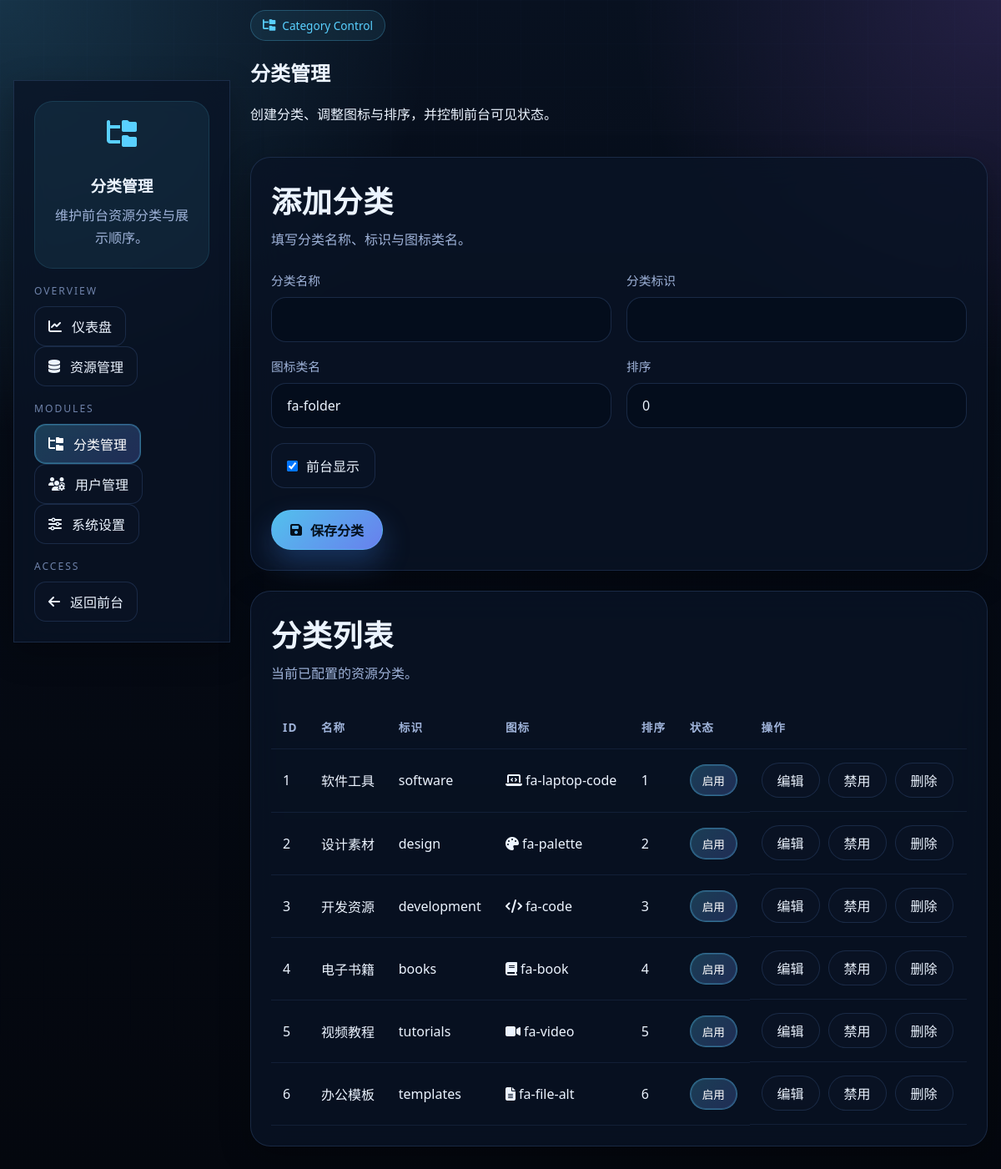
Page /www/admin/categories.php (signed in) on the committed database.
### tables this page shows
CREATE TABLE `categories` (
    `id` INT AUTO_INCREMENT PRIMARY KEY,
    `name` VARCHAR(50) NOT NULL,
    `slug` VARCHAR(50) NOT NULL UNIQUE,
    `icon` VARCHAR(50) DEFAULT 'fa-folder',
    `sort_order` INT DEFAULT 0,
    `status` TINYINT DEFAULT 1,
    `created_at` TIMESTAMP DEFAULT CURRENT_TIMESTAMP
);

### www/admin/categories.php (the view, shortened to what this page needs)
<?php
require_once __DIR__ . '/../../config/database.php';
$editId = isset($_GET['edit']) ? (int)$_GET['edit'] : 0;
$form = [
    'name' => '',
    'slug' => '',
    'icon' => 'fa-folder',
    'sort_order' => 0,
    'status' => 1,
];
$categories = $pdo->query("SELECT * FROM categories ORDER BY sort_order ASC, id ASC")->fetchAll();
?>
<!DOCTYPE html>
<html lang="zh-CN">
<head>
    <link rel="stylesheet" href="../assets/css/style.css">
    <link rel="stylesheet" href="https://cdnjs.cloudflare.com/ajax/libs/font-awesome/6.4.0/css/all.min.css">
</head>
<body class="page-shell admin-page">
    <section class="admin-container tech-section">
        <div class="container admin-shell">
            <aside class="admin-sidebar">
                <div class="admin-brand">
                    <i class="fas fa-folder-tree fa-2x"></i>
                    <h3>分类管理</h3>
                    <p class="muted">维护前台资源分类与展示顺序。</p>
                </div>
                <div class="nav-group-label">Overview</div>
                <a href="index.php"><i class="fas fa-chart-line"></i> 仪表盘</a>
                <a href="resources.php"><i class="fas fa-database"></i> 资源管理</a>
                <div class="nav-group-label">Modules</div>
                <a href="categories.php" class="active"><i class="fas fa-folder-tree"></i> 分类管理</a>
                <a href="users.php"><i class="fas fa-users-gear"></i> 用户管理</a>
                <a href="settings.php"><i class="fas fa-sliders"></i> 系统设置</a>
                <div class="nav-group-label">Access</div>
                <a href="../index.php"><i class="fas fa-arrow-left"></i> 返回前台</a>
            </aside>
            <main class="admin-content">
                <div class="admin-content-header">
                    <div>
                        <span class="pill"><i class="fas fa-folder-tree"></i> Category Control</span>
                        <h1>分类管理</h1>
                        <p>创建分类、调整图标与排序，并控制前台可见状态。</p>
                    </div>
                </div>
                <div class="table-panel admin-form-panel">
                    <div class="panel-heading">
                        <div>
                            <h2><?= $editId > 0 ? '编辑分类' : '添加分类' ?></h2>
                            <p>填写分类名称、标识与图标类名。</p>
                        </div>
                    </div>
                    <form method="POST" class="admin-form-grid">
                        <div class="form-field">
                            <label for="name">分类名称</label>
                            <input id="name" type="text" name="name" value="<?= htmlspecialchars($form['name']) ?>" required>
                        </div>
                        <div class="form-field">
                            <label for="slug">分类标识</label>
                            <input id="slug" type="text" name="slug" value="<?= htmlspecialchars($form['slug']) ?>" required>
                        </div>
                        <div class="form-field">
                            <label for="icon">图标类名</label>
                            <input id="icon" type="text" name="icon" value="<?= htmlspecialchars($form['icon']) ?>" placeholder="fa-folder">
                        </div>
                        <div class="form-field">
                            <label for="sort_order">排序</label>
                            <input id="sort_order" type="number" name="sort_order" value="<?= htmlspecialchars((string)$form['sort_order']) ?>">
                        </div>
                        <div class="form-switches form-field-span-2">
                            <label class="switch-chip">
                                <input type="checkbox" name="status" value="1" <?= (int)$form['status'] === 1 ? 'checked' : '' ?>>
                                <span>前台显示</span>
                            </label>
                        </div>
                        <div class="form-actions form-field-span-2">
                            <button type="submit"><i class="fas fa-floppy-disk"></i> 保存分类</button>
                        </div>
                    </form>
                </div>
                <div class="table-panel">
                    <div class="panel-heading">
                        <div>
                            <h2>分类列表</h2>
                            <p>当前已配置的资源分类。</p>
                        </div>
                    </div>
                    <table class="admin-table">
                        <thead>
                            <tr><th>ID</th><th>名称</th><th>标识</th><th>图标</th><th>排序</th><th>状态</th><th>操作</th></tr>
                        </thead>
                        <tbody>
                            <?php foreach ($categories as $category): ?>
                            <tr>
                                <td><?= $category['id'] ?></td>
                                <td><?= htmlspecialchars($category['name']) ?></td>
                                <td><?= htmlspecialchars($category['slug']) ?></td>
                                <td><i class="fas <?= htmlspecialchars($category['icon']) ?>"></i> <?= htmlspecialchars($category['icon']) ?></td>
                                <td><?= (int)$category['sort_order'] ?></td>
                                <td><span class="status-pill <?= (int)$category['status'] === 1 ? 'status-active' : '' ?>"><?= (int)$category['status'] === 1 ? '启用' : '停用' ?></span></td>
                                <td class="table-actions">
                                    <a href="?edit=<?= $category['id'] ?>" class="btn-sm">编辑</a>
                                    <a href="?toggle=<?= $category['id'] ?>" class="btn-sm"><?= (int)$category['status'] === 1 ? '禁用' : '启用' ?></a>
                                    <a href="?delete=<?= $category['id'] ?>" class="btn-sm" onclick="return confirm('确定删除该分类？')">删除</a>
                                </td>
                            </tr>
                            <?php endforeach; ?>
                        </tbody>
                    </table>
                </div>
            </main>
        </div>
    </section>
</body>
</html>

### rows in the picture
categories: id "1", name "软件工具", slug "software", icon "fa-laptop-code", sort_order "1", status "启用"
categories: id "2", name "设计素材", slug "design", icon "fa-palette", sort_order "2", status "启用"
categories: id "3", name "开发资源", slug "development", icon "fa-code", sort_order "3", status "启用"
categories: id "4", name "电子书籍", slug "books", icon "fa-book", sort_order "4", status "启用"
categories: id "5", name "视频教程", slug "tutorials", icon "fa-video", sort_order "5", status "启用"
categories: id "6", name "办公模板", slug "templates", icon "fa-file-alt", sort_order "6", status "启用"
